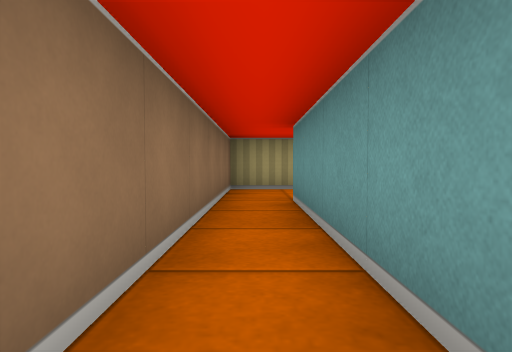
view 1 (above)

17 first-person views from a walk through a cub3D ray-caster map. The camera is about half as high as the walls, tilts 2° down and sees 75° across. The floor is counted in squares. Each view is taken from the middle of a square. On the plan, view 1 faces up. The plan holds only what a view shows up to about 9 squares ahead; the rest is blank.

view 2
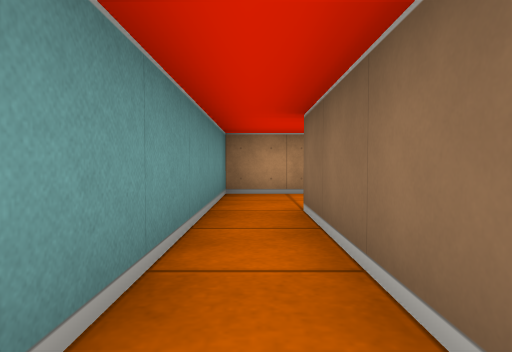

view 3
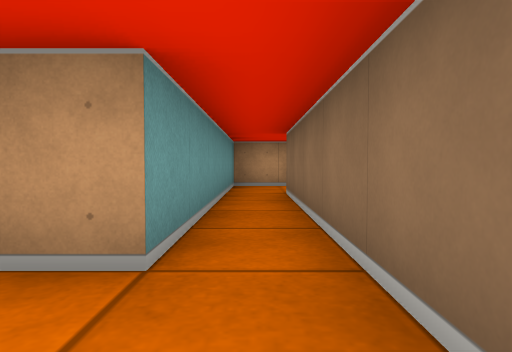

view 4
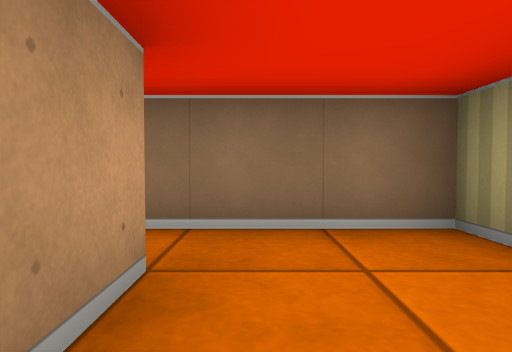

view 5
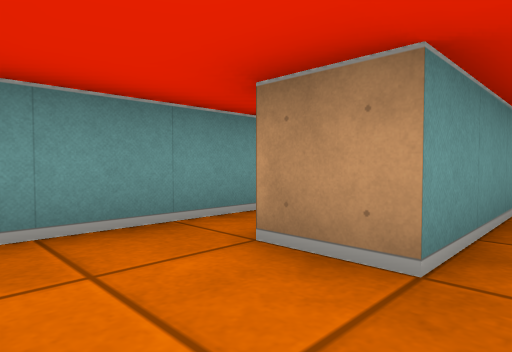

view 6
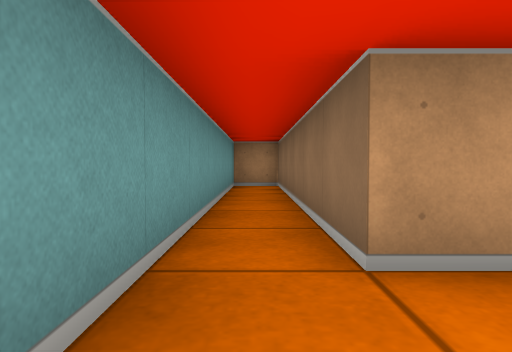

view 7
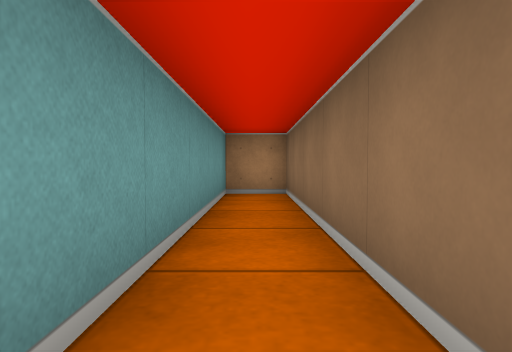

view 8
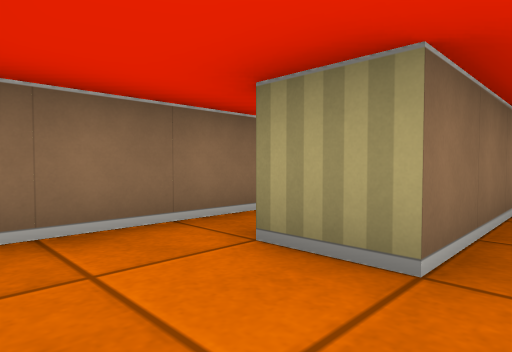

view 9
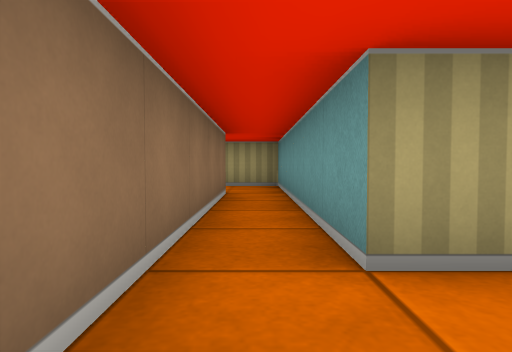

view 10
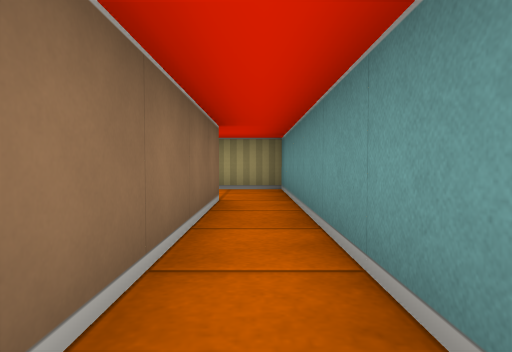

view 11
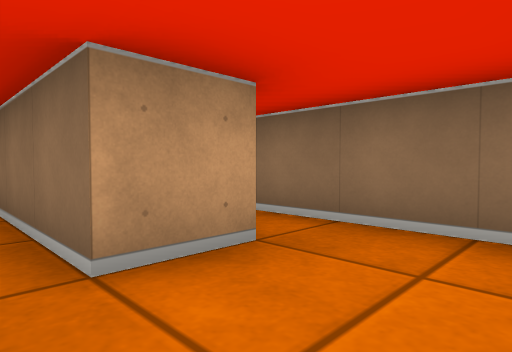

view 12
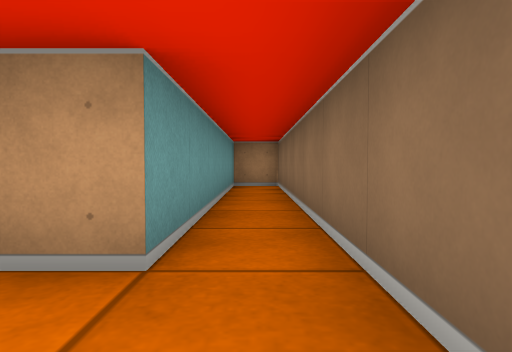

view 13
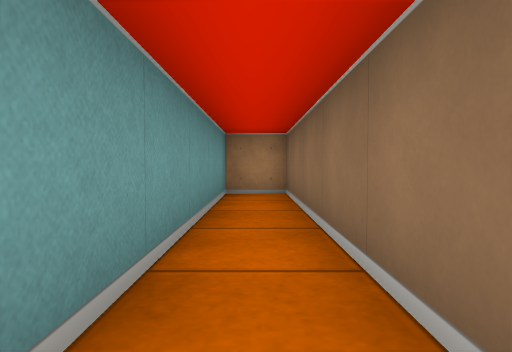

view 14
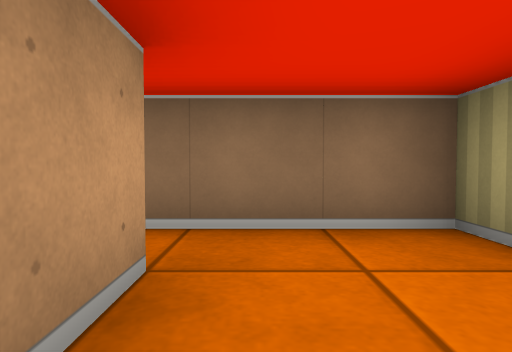

view 15
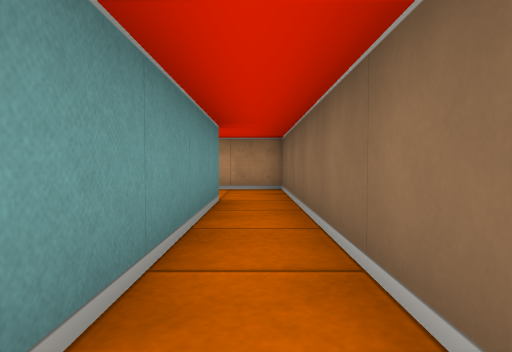

view 16
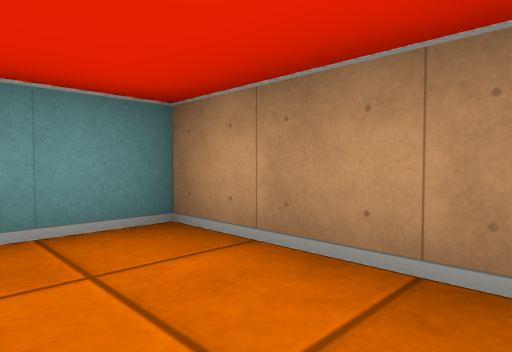

view 17
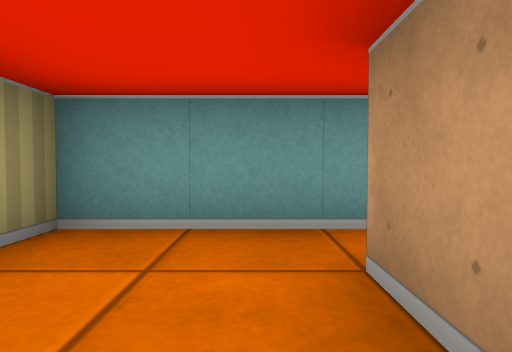

### Floor plan
Points are (right, up) in squares from view 1. A wall is a line through its corners. A room is listed if a view was taken in it or the views show most of it. See-through windows are left out.
Room 1 (views 1, 2, 3, 5, 8, 17)
walls: (1.5, 6.5) (-0.5, 6.5) (-0.5, 0.5); (-0.5, -1.5) (0.5, -1.5) (0.5, 4.5) (1.5, 4.5)
ways out: opening at (1, 5.5) to room 2; opening at (-1, -0.5) to room 3
Room 2 (views 4, 6, 7)
walls: (1.5, 4.5) (1.5, -1.5) (2.5, -1.5) (2.5, 6.5) (1.5, 6.5)
ways out: opening at (1, 5.5) to room 1
Room 3 (views 9, 10, 11, 14, 15, 16)
walls: (-0.5, 0.5) (-1.5, 0.5) (-1.5, 6.5) (-2.5, 6.5); (-2.5, 4.5) (-2.5, -1.5) (-0.5, -1.5)
ways out: opening at (-1, -0.5) to room 1; opening at (-3, 5.5) to room 4
Room 4 (views 12, 13)
walls: (-2.5, 6.5) (-4.5, 6.5) (-4.5, -1.5) (-3.5, -1.5) (-3.5, 4.5) (-2.5, 4.5)
ways out: opening at (-3, 5.5) to room 3

Positions as (right, up) in squares from view 1, and headings:
1: (0, 0), facing up
2: (0, 4), facing down
3: (0, 6), facing down
4: (2, 5), facing left
5: (0, 6), facing down-right
6: (2, 6), facing down
7: (2, 4), facing down
8: (0, -1), facing up-left
9: (-2, -1), facing up
10: (-2, 0), facing up
11: (-2, 6), facing down-left
12: (-4, 6), facing down
13: (-4, 4), facing down
14: (-2, 5), facing left
15: (-2, 5), facing down
16: (-2, 0), facing down-right
17: (0, 5), facing right
